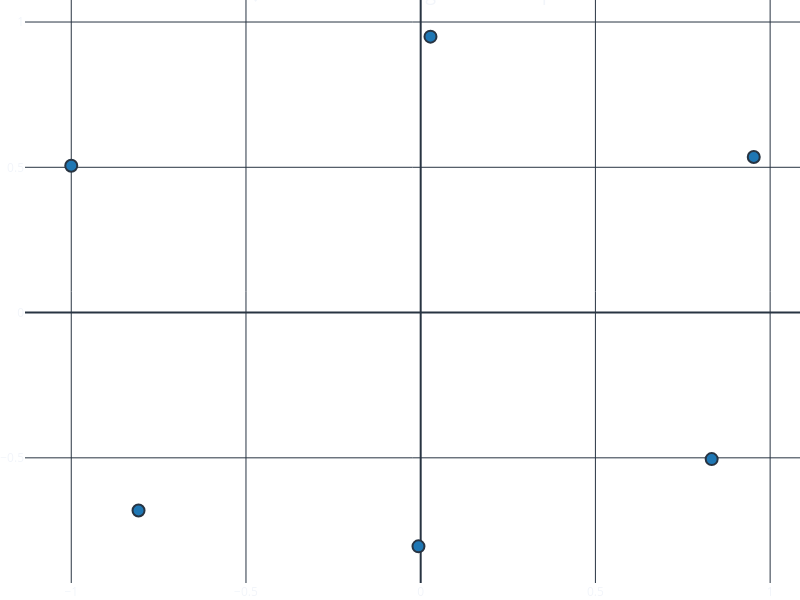

Notebook source saved alongside this figure:
### Markdown cell above
## 7. 📊 Interactive Cluster Map Visualization

Generate and display the interactive cluster map showing attendee networks.

### Code cell
if main_event_id:
    print(f"🗺️ Generating interactive cluster map visualization...")
    
    try:
        response = requests.get(f'{BASE_URL}/visualization/cluster-map', 
                              params={'event_id': main_event_id})
        
        if response.status_code == 200:
            print(f"   ✅ Cluster map generated successfully")
            
            # Parse the Plotly figure JSON
            fig_data = response.json()
            
            if 'error' not in fig_data:
                # Create Plotly figure from the API response
                fig = go.Figure(data=fig_data.get('data', []), 
                              layout=fig_data.get('layout', {}))
                
                # Enhance the figure with better styling
                fig.update_layout(
                    title={
                        'text': "🕸️ Event Networking Cluster Map",
                        'x': 0.5,
                        'xanchor': 'center',
                        'font': {'size': 20}
                    },
                    width=800,
                    height=600,
                    showlegend=False,
                    plot_bgcolor='white',
                    paper_bgcolor='white',
                    annotations=[
                        dict(
                            text="💡 Hover over nodes to see attendee details. Lines show potential connections.",
                            showarrow=False,
                            xref="paper", yref="paper",
                            x=0.5, y=-0.1,
                            font=dict(color="gray", size=12)
                        )
                    ]
                )
                
                # Display the interactive plot
                fig.show()
                
                print(f"   📊 Interactive cluster map displayed above")
                print(f"   💡 Features:")
                print(f"      - Hover over nodes to see attendee information")
                print(f"      - Lines represent potential connections based on similarity")
                print(f"      - Zoom and pan to explore the network")
                
            else:
                print(f"   ⚠️  Cluster map contains error: {fig_data['error']}")
                print(f"   💡 This might happen with insufficient attendee data")
                
        elif response.status_code == 404:
            print(f"   ⚠️  No attendees or insufficient data for visualization")
            print(f"   💡 Try adding more users and ensuring they're registered")
        else:
            print(f"   ❌ Failed to generate cluster map: {response.status_code} - {response.text}")
            
    except Exception as e:
        print(f"   ❌ Error generating cluster map: {e}")
else:
    print("❌ Cannot generate visualization - missing event data")

### Figure 1 — Plotly figure (JSON) as saved in the notebook; plotly's stock layout.template omitted (floating-point values rounded to 4 significant figures)
{"data": [{"hoverinfo": "none", "line": {"color": "#888", "width": 0.5}, "mode": "lines", "type": "scatter", "x": [], "y": []}, {"hoverinfo": "text", "marker": {"color": "#1f77b4", "line": {"width": 2}, "showscale": false, "size": 12}, "mode": "markers", "text": ["Alice Johnson", "Bob Smith", "Carol Davis", "David Wilson", "Eve Chen", "Frank Martinez"], "type": "scatter", "x": [-1.0, 0.02801, -0.006372, 0.9531, 0.8327, -0.8075], "y": [0.5051, 0.9497, -0.8046, 0.5354, -0.5044, -0.6811]}], "layout": {"annotations": [{"font": {"color": "gray", "size": 12}, "showarrow": false, "text": "💡 Hover over nodes to see attendee details. Lines show potential connections.", "x": 0.5, "xref": "paper", "y": -0.1, "yref": "paper"}], "height": 600, "hovermode": "closest", "margin": {"b": 0, "l": 0, "r": 0, "t": 0}, "paper_bgcolor": "white", "plot_bgcolor": "white", "showlegend": false, "title": {"font": {"size": 20}, "text": "🕸️ Event Networking Cluster Map", "x": 0.5, "xanchor": "center"}, "width": 800}}
